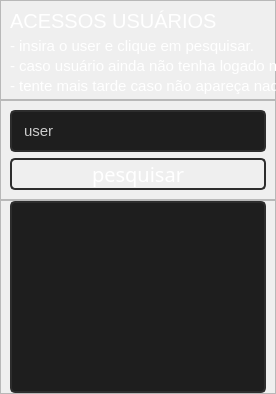
            <widget class="QWidget" name="pagina_consulta_usuario">
             <layout class="QVBoxLayout" name="verticalLayout_3" stretch="0,0,0">
              <property name="spacing">
               <number>0</number>
              </property>
              <property name="leftMargin">
               <number>0</number>
              </property>
              <property name="topMargin">
               <number>0</number>
              </property>
              <property name="rightMargin">
               <number>0</number>
              </property>
              <property name="bottomMargin">
               <number>0</number>
              </property>
              <item>
               <widget class="QFrame" name="frame_info_acessos_usuarios">
                <property name="minimumSize">
                 <size>
                  <width>0</width>
                  <height>100</height>
                 </size>
                </property>
                <property name="maximumSize">
                 <size>
                  <width>16777215</width>
                  <height>100</height>
                 </size>
                </property>
                <property name="frameShape">
                 <enum>QFrame::StyledPanel</enum>
                </property>
                <property name="frameShadow">
                 <enum>QFrame::Raised</enum>
                </property>
                <widget class="QLabel" name="ex3_acessos_usuarios">
                 <property name="geometry">
                  <rect>
                   <x>10</x>
                   <y>70</y>
                   <width>751</width>
                   <height>31</height>
                  </rect>
                 </property>
                 <property name="styleSheet">
                  <string notr="true">QLabel{
	background-color: transparent;
	color: rgb(255, 255, 255);
font: 15px Segoe UI, bold;
}</string>
                 </property>
                 <property name="text">
                  <string>- tente mais tarde caso não apareça nada, é necessário ao menos um login do usuário para este sistema.</string>
                 </property>
                </widget>
                <widget class="QLabel" name="ex1_acessos_usuarios">
                 <property name="geometry">
                  <rect>
                   <x>10</x>
                   <y>30</y>
                   <width>601</width>
                   <height>31</height>
                  </rect>
                 </property>
                 <property name="styleSheet">
                  <string notr="true">QLabel{
	background-color: transparent;
	color: rgb(255, 255, 255);
font: 15px Segoe UI, bold;
}</string>
                 </property>
                 <property name="text">
                  <string>- insira o user e clique em pesquisar.</string>
                 </property>
                </widget>
                <widget class="QLabel" name="titulo_acessos_usuarios">
                 <property name="geometry">
                  <rect>
                   <x>10</x>
                   <y>10</y>
                   <width>451</width>
                   <height>21</height>
                  </rect>
                 </property>
                 <property name="styleSheet">
                  <string notr="true">QLabel{
	background-color: transparent;
	color: rgb(255, 255, 255);
font: 20px Segoe UI, bold;
}</string>
                 </property>
                 <property name="text">
                  <string>ACESSOS USUÁRIOS</string>
                 </property>
                </widget>
                <widget class="QLabel" name="ex2_acessos_usuarios">
                 <property name="geometry">
                  <rect>
                   <x>10</x>
                   <y>50</y>
                   <width>511</width>
                   <height>31</height>
                  </rect>
                 </property>
                 <property name="styleSheet">
                  <string notr="true">QLabel{
	background-color: transparent;
	color: rgb(255, 255, 255);
font: 15px Segoe UI, bold;
}</string>
                 </property>
                 <property name="text">
                  <string>- caso usuário ainda não tenha logado não aparecerá nada na tabela</string>
                 </property>
                </widget>
               </widget>
              </item>
              <item>
               <widget class="QFrame" name="frame_dados_pesquisa_acessos_usuarios">
                <property name="maximumSize">
                 <size>
                  <width>16777215</width>
                  <height>100</height>
                 </size>
                </property>
                <property name="frameShape">
                 <enum>QFrame::StyledPanel</enum>
                </property>
                <property name="frameShadow">
                 <enum>QFrame::Raised</enum>
                </property>
                <layout class="QVBoxLayout" name="verticalLayout_17">
                 <item>
                  <widget class="QLineEdit" name="input_pesquisa_acessos_usuarios">
                   <property name="minimumSize">
                    <size>
                     <width>0</width>
                     <height>40</height>
                    </size>
                   </property>
                   <property name="styleSheet">
                    <string notr="true">QLineEdit{
border: 2px solid rgb(45,45,45);
border-radius: 5px;
padding: 10px;
background-color: rgb(30,30,30);
	color: rgb(203, 203, 203);
font: 15px Segoe UI, bold;
}
QLineEdit:hover{
border: 2px solid rgb(55,55,55);
}
QLineEdit:focus{
border: 2px solid  rgb(170,0,0);
	color: rgb(170,0,0);
}</string>
                   </property>
                   <property name="text">
                    <string>user</string>
                   </property>
                   <property name="echoMode">
                    <enum>QLineEdit::Normal</enum>
                   </property>
                   <property name="clearButtonEnabled">
                    <bool>false</bool>
                   </property>
                  </widget>
                 </item>
                 <item>
                  <widget class="QPushButton" name="btn_pesquisa_acessos_usuarios">
                   <property name="styleSheet">
                    <string notr="true">QPushButton {
	background-color:transparent;
	background-repeat: no-repeat;
	background-position: center;
	border: 2px solid rgb(45,45,45);
border-radius: 5px;
	color: rgb(255, 255, 255);
	font: 20px SegoeUIl, bold;
}
QPushButton:hover {
	background-color: rgb(173,0,0);
}
QPushButton:pressed {
	background-color: rgb(130,0,0);
}</string>
                   </property>
                   <property name="text">
                    <string>pesquisar</string>
                   </property>
                  </widget>
                 </item>
                </layout>
               </widget>
              </item>
              <item>
               <widget class="QFrame" name="frame_7">
                <property name="frameShape">
                 <enum>QFrame::StyledPanel</enum>
                </property>
                <property name="frameShadow">
                 <enum>QFrame::Raised</enum>
                </property>
                <layout class="QVBoxLayout" name="verticalLayout_21">
                 <property name="spacing">
                  <number>0</number>
                 </property>
                 <property name="topMargin">
                  <number>0</number>
                 </property>
                 <property name="bottomMargin">
                  <number>0</number>
                 </property>
                 <item>
                  <widget class="QTableView" name="tabela_pesquisa_acessos_usuarios">
                   <property name="styleSheet">
                    <string notr="true">QHeaderView {
background: rgb(30, 30, 30);
}
QHeaderView::section{
	color: rgb(255, 255, 255);
background: rgb(35,35,35);
}
QTableCornerButton::section{
background: rgb(35,35,35);
}
QHeaderView::section:pressed{
background: rgb(30,144,255);
}
QTableCornerButton::section:pressed{
background: rgb(30,144,255);
}



QTableView{
border: 2px solid rgb(45,45,45);
border-radius: 5px;
padding: 10px;
background-color: rgb(30,30,30);
	color: rgb(203, 203, 203);
font: 15px Segoe UI, bold;
}
QTableView:hover{
border: 2px solid rgb(55,55,55);
}
QTableView:focus{
border: 2px solid  rgb(170,0,0);
	color: rgb(170,0,0);
}
* { gridline-color: gray }</string>
                   </property>
                   <property name="frameShape">
                    <enum>QFrame::NoFrame</enum>
                   </property>
                   <property name="gridStyle">
                    <enum>Qt::SolidLine</enum>
                   </property>
                   <attribute name="horizontalHeaderDefaultSectionSize">
                    <number>150</number>
                   </attribute>
                  </widget>
                 </item>
                 <item>
                  <widget class="QFrame" name="frame_tabela_pesquisa_acessos_usuarios">
                   <property name="frameShape">
                    <enum>QFrame::StyledPanel</enum>
                   </property>
                   <property name="frameShadow">
                    <enum>QFrame::Raised</enum>
                   </property>
                  </widget>
                 </item>
                </layout>
               </widget>
              </item>
             </layout>
            </widget>
